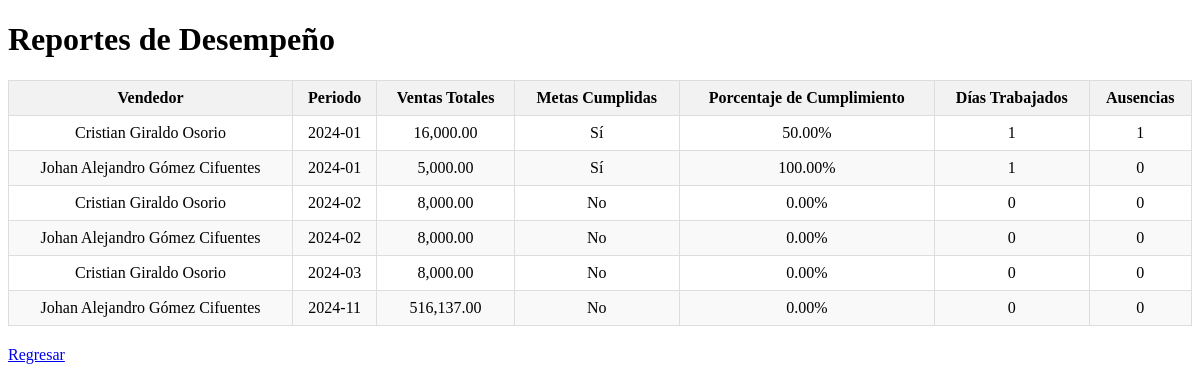
Before: /php/tablas/ver_reportes.php with the older database file.
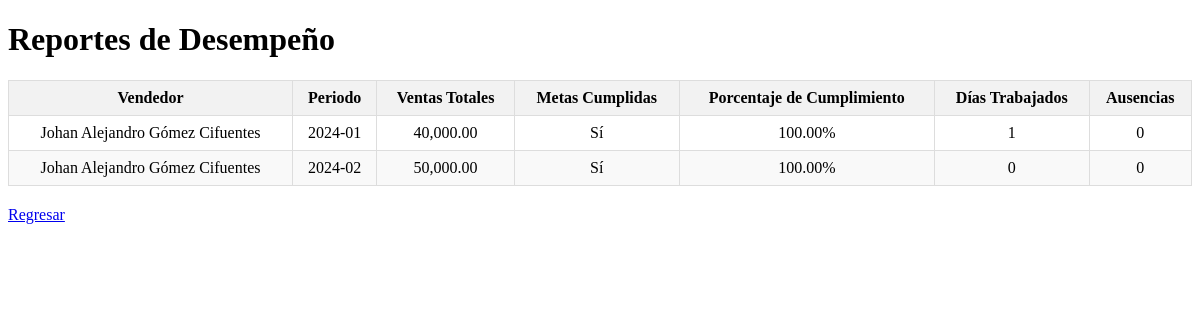
After: the same page with the newer database file.
### tables this page shows
CREATE TABLE IF NOT EXISTS `reportes_desempeno` (
  `id` int NOT NULL AUTO_INCREMENT,
  `identificacion` varchar(50) NOT NULL,
  `periodo` varchar(20) NOT NULL,
  `ventas_totales` decimal(10,2) DEFAULT '0.00',
  `metas_cumplidas` int DEFAULT '0',
  `bonificaciones_totales` decimal(10,2) DEFAULT '0.00',
  `porcentaje_cumplimiento` decimal(5,2) DEFAULT '0.00',
  `dias_trabajados` int DEFAULT '0',
  `ausencias` int DEFAULT '0',
  PRIMARY KEY (`id`),
  KEY `identificacion` (`identificacion`)
);

CREATE TABLE IF NOT EXISTS `vendedores` (
  `identificacion` varchar(20) NOT NULL,
  `nombre` varchar(100) NOT NULL,
  `correo` varchar(255) NOT NULL,
  `telefono` varchar(20) DEFAULT NULL,
  `activo` tinyint(1) DEFAULT '1',
  PRIMARY KEY (`identificacion`)
);

### php/tablas/ver_reportes.php (the view, shortened to what this page needs)
<?php
require '../config.php';
try {
    $sql = "
    SELECT
        r.id,
        v.nombre AS vendedor,
        r.periodo,
        r.metas_cumplidas,
        r.porcentaje_cumplimiento,
        r.dias_trabajados,
        r.ausencias,
        -- Calcular las ventas totales solo considerando las ventas activas
        (
            SELECT COALESCE(SUM(ventas.total), 0)
            FROM ventas
            WHERE ventas.identificacion = r.identificacion
            AND DATE_FORMAT(ventas.fecha_venta, '%Y-%m') = r.periodo
            AND ventas.activo = 1 -- Solo ventas habilitadas (activas)
        ) AS ventas_totales
    FROM reportes_desempeno r
    INNER JOIN vendedores v ON r.identificacion = v.identificacion
    ORDER BY r.periodo, v.nombre;
    ";
    $stmt = $pdo->query($sql);
    $reportes = $stmt->fetchAll(PDO::FETCH_ASSOC);
} catch (PDOException $e) {
    die("Error al cargar los reportes: " . $e->getMessage());
}
?>
<!DOCTYPE html>
<html lang="es">
<head>
</head>
<body>
    <h1>Reportes de Desempeño</h1>
    <table>
        <thead>
            <tr>
                <th>Vendedor</th>
                <th>Periodo</th>
                <th>Ventas Totales</th>
                <th>Metas Cumplidas</th>
                <th>Porcentaje de Cumplimiento</th>
                <th>Días Trabajados</th>
                <th>Ausencias</th>
            </tr>
        </thead>
        <tbody>
            <?php if (count($reportes) > 0): ?>
                <?php foreach ($reportes as $reporte): ?>
                    <tr>
                        <td><?= htmlspecialchars($reporte['vendedor']) ?></td>
                        <td><?= htmlspecialchars($reporte['periodo']) ?></td>
                        <td><?= number_format($reporte['ventas_totales'], 2) ?></td>
                        <td><?= htmlspecialchars($reporte['metas_cumplidas'] ? 'Sí' : 'No') ?></td>
                        <td><?= number_format($reporte['porcentaje_cumplimiento'], 2) ?>%</td>
                        <td><?= htmlspecialchars($reporte['dias_trabajados']) ?></td>
                        <td><?= htmlspecialchars($reporte['ausencias']) ?></td>
                    </tr>
                <?php endforeach; ?>
            <?php else: ?>
                <tr>
                    <td colspan="7">No hay reportes disponibles.</td>
                </tr>
            <?php endif; ?>
        </tbody>
    </table>
    <a href="http://localhost/gestor_comisiones/php/gestor_de_datos.php">Regresar</a>
</body>
</html>

Changed rows visible on the page:
removed reportes_desempeno: identificacion.nombre "Cristian Giraldo Osorio", periodo "2024-02", ventas_totales "8,000.00", metas_cumplidas "No", porcentaje_cumplimiento "0.00", dias_trabajados "0", ausencias "0"
removed reportes_desempeno: identificacion.nombre "Johan Alejandro Gómez Cifuentes", periodo "2024-02", ventas_totales "8,000.00", metas_cumplidas "No", porcentaje_cumplimiento "0.00", dias_trabajados "0", ausencias "0"
removed reportes_desempeno: identificacion.nombre "Cristian Giraldo Osorio", periodo "2024-03", ventas_totales "8,000.00", metas_cumplidas "No", porcentaje_cumplimiento "0.00", dias_trabajados "0", ausencias "0"
removed reportes_desempeno: identificacion.nombre "Johan Alejandro Gómez Cifuentes", periodo "2024-11", ventas_totales "516,137.00", metas_cumplidas "No", porcentaje_cumplimiento "0.00", dias_trabajados "0", ausencias "0"
changed reportes_desempeno (number 1 of 2 on the later page): identificacion.nombre "Cristian Giraldo Osorio" → "Johan Alejandro Gómez Cifuentes"; ventas_totales "16,000.00" → "40,000.00"; porcentaje_cumplimiento "50.00" → "100.00"; ausencias "1" → "0"
changed reportes_desempeno (number 2 of 2 on the later page): periodo "2024-01" → "2024-02"; ventas_totales "5,000.00" → "50,000.00"; dias_trabajados "1" → "0"
